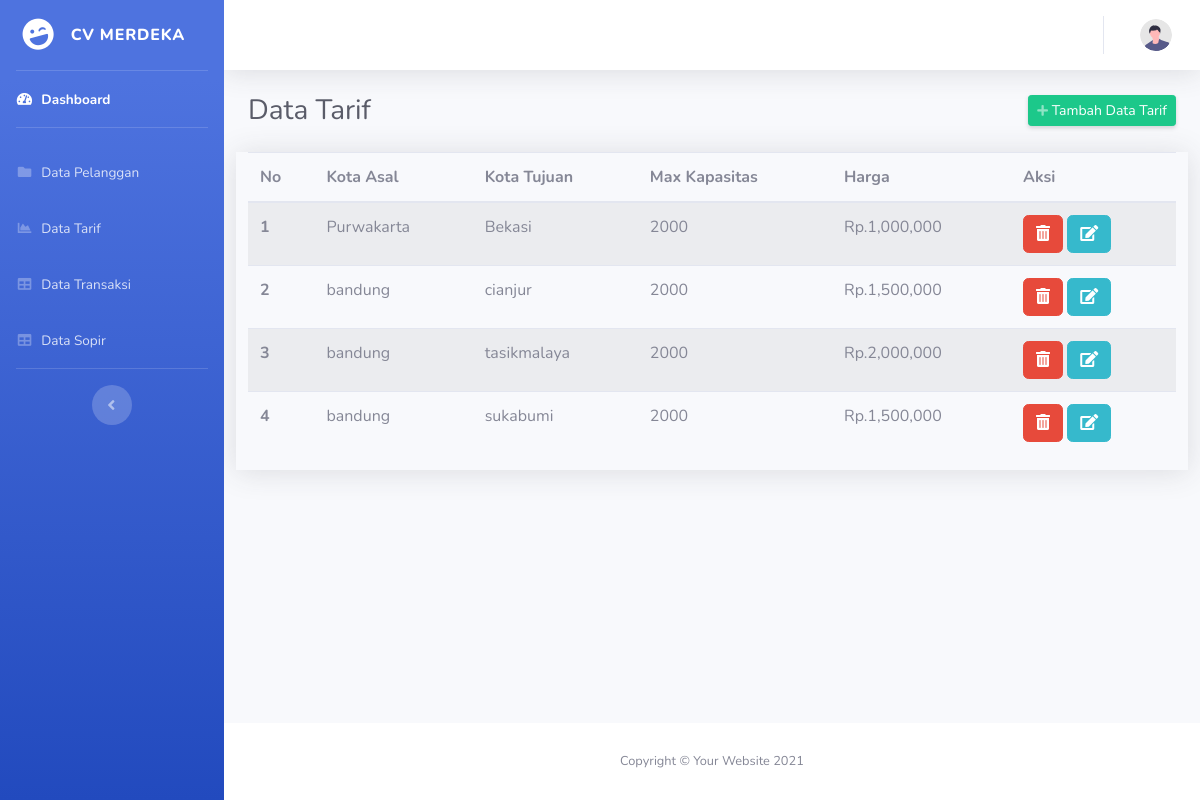
Screenshot of /admin/index.php?halaman=data_tarif (signed in) with the database file from the repository.
### tables this page shows
CREATE TABLE `tarif` (
  `id_tarif` int(10) NOT NULL,
  `kota_asal` varchar(20) NOT NULL,
  `kota_tujuan` varchar(20) NOT NULL,
  `max_kapasitas` int(10) NOT NULL,
  `harga` int(10) NOT NULL
);

### admin/data_tarif.php (the view)
<div class="row">
<div class="col-lg-12">
<div class="d-sm-flex align-items-center justify-content-between mb-4">
    <h1 class="h3 mb-0 text-gray-800">Data Tarif</h1>
    <a href="index.php?halaman=tambah_data_tarif" class="d-none d-sm-inline-block btn btn-sm btn-success shadow-sm"><i class="fas fa-plus fa-sm text-white-50"></i> Tambah Data Tarif</a>
</div>
</div>
<div class="col-lg-12 shadow">
        <table class="table table-striped">
            <thead>
                <tr>
                    <th scope="col">No</th>
                    <th scope="col">Kota Asal</th>
                    <th scope="col">Kota Tujuan</th>
                    <th scope="col">Max Kapasitas</th>
                    <th scope="col">Harga</th>
                    <th scope="col">Aksi</th>
                </tr>
            </thead>
            <tbody>
            <?php $nomor =1; ?>
            <?php $ambil = $koneksi->query("SELECT * FROM tarif"); ?>
            <?php while($data = $ambil->fetch_assoc()) :?>
            <tr>
                <th scope="row"><?= $nomor; ?></th>
                <td><?= $data['kota_asal']; ?></td>
                <td><?= $data['kota_tujuan']; ?></td>
                <td><?= $data['max_kapasitas']; ?></td>
                <td>Rp.<?= number_format($data['harga']); ?></td>
                <td>
                    <a href="index.php?halaman=hapus_data_tarif&id=<?= $data['id_tarif']; ?>" class="btn btn-danger" onclick="return confirm('Yakin Hapus')"><i class="fas fa-trash-alt"></i></a>
                    <a href="index.php?halaman=edit_data_tarif&id=<?= $data['id_tarif']; ?>" class="btn btn-info"><i class="fa fa-edit "></i></a>
                </td>
            </tr>
            <?php $nomor++; ?>
            <?php endwhile;?>
        </tbody>
        </table>
    </div>
</div>

### rows the page displays
tarif: kota_asal "Purwakarta", kota_tujuan "Bekasi", max_kapasitas "2000", harga "1,000,000"
tarif: kota_asal "bandung", kota_tujuan "cianjur", max_kapasitas "2000", harga "1,500,000"
tarif: kota_asal "bandung", kota_tujuan "tasikmalaya", max_kapasitas "2000", harga "2,000,000"
tarif: kota_asal "bandung", kota_tujuan "sukabumi", max_kapasitas "2000", harga "1,500,000"
